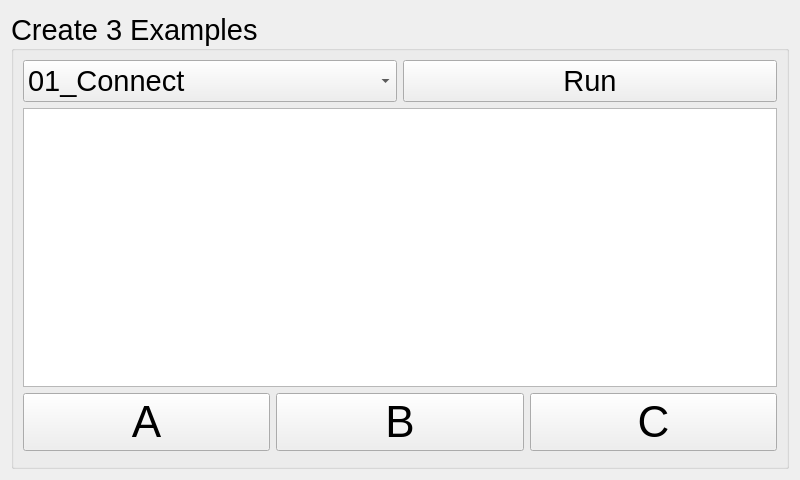
<?xml version="1.0" encoding="UTF-8"?>
<ui version="4.0">
 <class>Create3ExampleWidget</class>
 <widget class="QWidget" name="Create3ExampleWidget">
  <property name="geometry">
   <rect>
    <x>0</x>
    <y>0</y>
    <width>800</width>
    <height>480</height>
   </rect>
  </property>
  <property name="windowTitle">
   <string>Sensor List</string>
  </property>
  <layout class="QVBoxLayout" name="verticalLayout_2">
   <item>
    <widget class="QGroupBox" name="CreateInfo">
     <property name="font">
      <font>
       <pointsize>22</pointsize>
      </font>
     </property>
     <property name="title">
      <string>Create 3 Examples</string>
     </property>
     <property name="alignment">
      <set>Qt::AlignLeading|Qt::AlignLeft|Qt::AlignVCenter</set>
     </property>
     <layout class="QVBoxLayout" name="verticalLayout">
      <item>
       <layout class="QHBoxLayout" name="horizontalLayout">
        <item>
         <widget class="QComboBox" name="exampleComboBox">
          <property name="maximumSize">
           <size>
            <width>16777215</width>
            <height>16777215</height>
           </size>
          </property>
          <item>
           <property name="text">
            <string>01_Connect</string>
           </property>
          </item>
          <item>
           <property name="text">
            <string>02_Dock_Undock</string>
           </property>
          </item>
          <item>
           <property name="text">
            <string>03_Move_Velocity</string>
           </property>
          </item>
          <item>
           <property name="text">
            <string>04_Rotate</string>
           </property>
          </item>
          <item>
           <property name="text">
            <string>05_Arc</string>
           </property>
          </item>
          <item>
           <property name="text">
            <string>06_LED</string>
           </property>
          </item>
          <item>
           <property name="text">
            <string>07_Sensors</string>
           </property>
          </item>
         </widget>
        </item>
        <item>
         <widget class="QPushButton" name="exampleRunButton">
          <property name="text">
           <string>Run</string>
          </property>
         </widget>
        </item>
       </layout>
      </item>
      <item>
       <widget class="QListWidget" name="listWidget"/>
      </item>
      <item>
       <widget class="QWidget" name="normal" native="true">
        <layout class="QHBoxLayout" name="horizontalLayout_4">
         <property name="margin" stdset="0">
          <number>0</number>
         </property>
         <item>
          <widget class="QPushButton" name="a_2">
           <property name="font">
            <font>
             <pointsize>33</pointsize>
            </font>
           </property>
           <property name="text">
            <string>A</string>
           </property>
          </widget>
         </item>
         <item>
          <widget class="QPushButton" name="b_2">
           <property name="font">
            <font>
             <pointsize>33</pointsize>
            </font>
           </property>
           <property name="text">
            <string>B</string>
           </property>
          </widget>
         </item>
         <item>
          <widget class="QPushButton" name="c_2">
           <property name="font">
            <font>
             <pointsize>33</pointsize>
            </font>
           </property>
           <property name="text">
            <string>C</string>
           </property>
          </widget>
         </item>
        </layout>
       </widget>
      </item>
      <item>
       <widget class="QWidget" name="extra" native="true">
        <layout class="QHBoxLayout" name="horizontalLayout_5">
         <property name="margin" stdset="0">
          <number>0</number>
         </property>
        </layout>
       </widget>
      </item>
     </layout>
    </widget>
   </item>
  </layout>
 </widget>
 <resources/>
 <connections/>
</ui>
